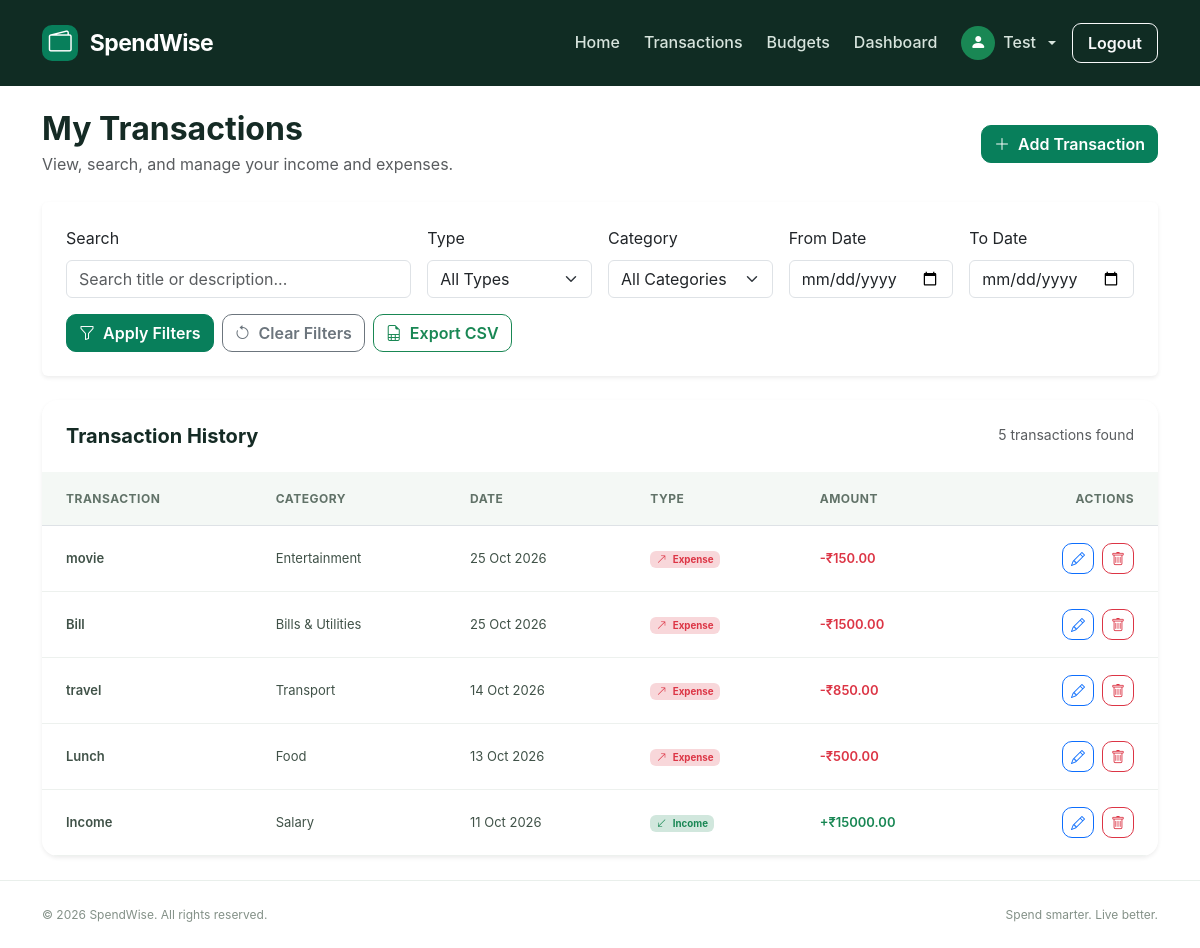
Page /transactions/ (signed in) on the earlier database version.
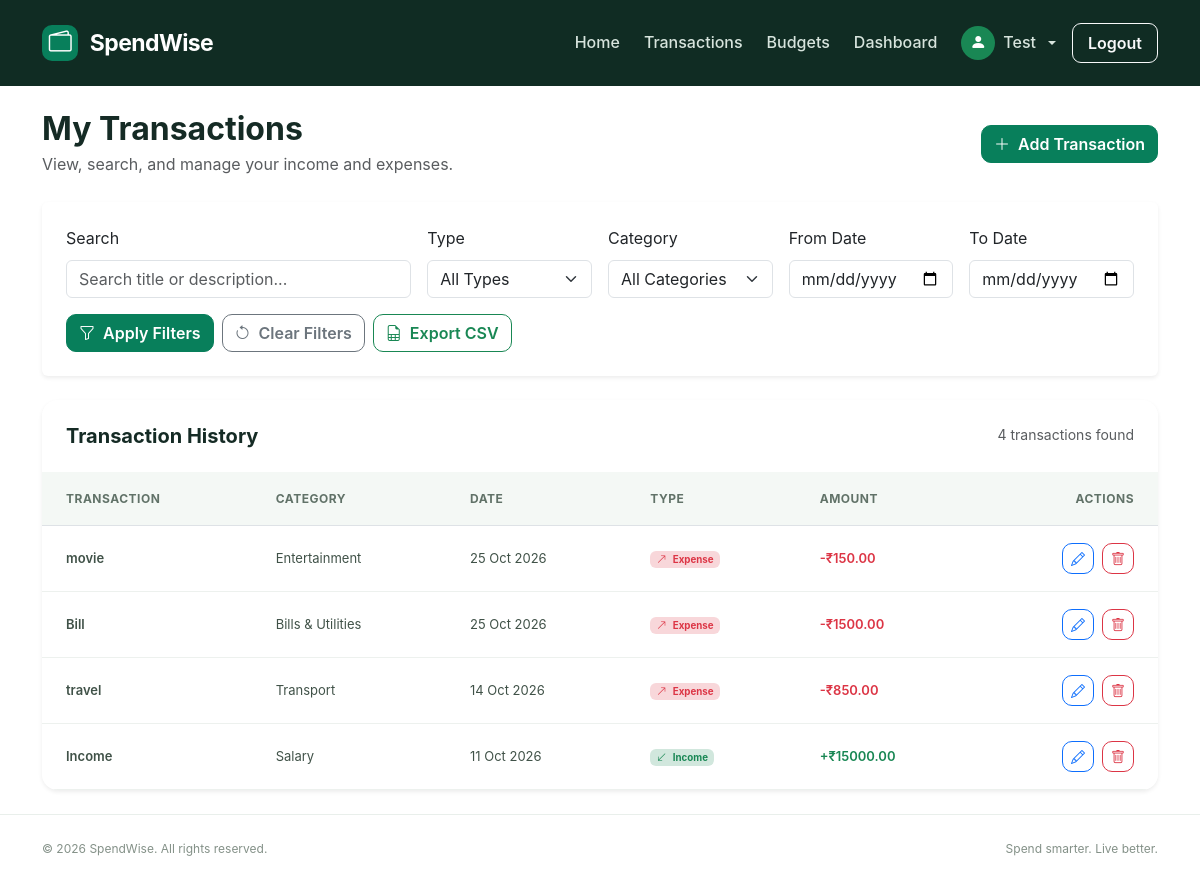
Same page on the later database version.
### transactions/models.py (models this page shows, shortened)
class Transaction(models.Model):
    TRANSACTION_TYPES = [
        ('income', 'Income'),
        ('expense', 'Expense'),
    ]
    STATUS_CHOICES = [
        ('planned', 'Planned'),
        ('completed', 'Completed'),
    ]
    status = models.CharField(
        max_length=10,
        choices=STATUS_CHOICES,
        default='completed',
    )
    CATEGORY_CHOICES = [
        ('salary', 'Salary'),
        ('food', 'Food'),
        ('transport', 'Transport'),
        ('shopping', 'Shopping'),
        ('bills', 'Bills & Utilities'),
        ('health', 'Health'),
        ('education', 'Education'),
        ('entertainment', 'Entertainment'),
        ('grocery','Grocery'),
        ('other', 'Other'),
    ]
    user = models.ForeignKey(
        User,
        on_delete=models.CASCADE,
        related_name='transactions'
    )
    title = models.CharField(max_length=100)
    amount = models.DecimalField(
        max_digits=12,
        decimal_places=2,
        validators=[MinValueValidator(0.01)]
    )
    transaction_type = models.CharField(
        max_length=10,
        choices=TRANSACTION_TYPES
    )
    category = models.CharField(
        max_length=20,
        choices=CATEGORY_CHOICES,
        default='other'
    )
    date = models.DateField()
    description = models.TextField(blank=True)
    created_at = models.DateTimeField(auto_now_add=True)
    updated_at = models.DateTimeField(auto_now=True)
    class Meta:
        ordering = ['-date', '-created_at']

### transactions/views.py (the view)
# urls.py: path('', views.transaction_list, name='transaction_list'),
@login_required
def transaction_list(request):
    transactions = Transaction.objects.filter(
        user=request.user,
        status='completed'
    ).order_by('-date', '-created_at')
    search_query = request.GET.get('q', '').strip()
    transaction_type = request.GET.get('type', '').strip()
    category = request.GET.get('category', '').strip()
    start_date = request.GET.get('start_date', '').strip()
    end_date = request.GET.get('end_date', '').strip()
    if search_query:
        transactions = transactions.filter(
            Q(title__icontains=search_query) |
            Q(description__icontains=search_query)
        )
    if transaction_type in ('income', 'expense'):
        transactions = transactions.filter(
            transaction_type=transaction_type
        )
    valid_categories = {
        value for value, label
        in Transaction._meta.get_field('category').choices
    }
    if category in valid_categories:
        transactions = transactions.filter(
            category=category
        )
    if start_date:
        transactions = transactions.filter(
            date__gte=start_date
        )
    if end_date:
        transactions = transactions.filter(
            date__lte=end_date
        )
    paginator = Paginator(transactions, 5)
    page_obj = paginator.get_page(request.GET.get('page'))
    context = {
        'transactions': page_obj.object_list,
        'page_obj': page_obj,
        'search_query': search_query,
        'selected_type': transaction_type,
        'selected_category': category,
        'start_date': start_date,
        'end_date': end_date,
        'category_choices': Transaction._meta.get_field(
            'category'
        ).choices,
    }
    return render(
        request,
        'transactions/transaction_list.html',
        context
    )

### templates/transactions/transaction_list.html (shortened to what the changed rows need)
{% extends 'base.html' %}
{% load static %}
{% block content %}
<div class="container py-4">
    <div class="d-flex flex-wrap justify-content-between align-items-center gap-3 mb-4">
        <div>
            <h2 class="section-heading mb-1">My Transactions</h2>
        </div>
    </div>
    <div class="card transaction-table-card border-0 shadow-sm">
        <div class="card-header bg-white border-0 p-4">
            <div class="d-flex flex-wrap justify-content-between align-items-center gap-2">
                <h5 class="mb-0">Transaction History</h5>
                <span class="text-muted small">
                    {{ page_obj.paginator.count }}
                    transaction{{ page_obj.paginator.count|pluralize }}
                    found
                </span>
            </div>
        </div>
        <div class="card-body p-0">
            {% if transactions %}
                <div class="table-responsive">
                    <table class="table align-middle mb-0">
                        <thead>
                            <tr>
                                <th class="ps-4">Transaction</th>
                                <th>Category</th>
                                <th>Date</th>
                                <th>Type</th>
                                <th>Amount</th>
                                <th class="text-end pe-4">Actions</th>
                            </tr>
                        </thead>
                        <tbody>
                            {% for transaction in transactions %}
                                <tr>
                                    <td class="ps-4">
                                        <div class="fw-semibold">
                                            {{ transaction.title }}
                                        </div>
                                    </td>
                                    <td>
                                        {{ transaction.get_category_display }}
                                    </td>
                                    <td>
                                        {{ transaction.date|date:"d M Y" }}
                                    </td>
                                    <td>
                                        {% if transaction.transaction_type == 'income' %}
                                            <span class="badge bg-success-subtle text-success">
                                                <i class="bi bi-arrow-down-left me-1"></i>
                                                Income
                                            </span>
                                        {% else %}
                                            <span class="badge bg-danger-subtle text-danger">
                                                <i class="bi bi-arrow-up-right me-1"></i>
                                                Expense
                                            </span>
                                        {% endif %}
                                    </td>
                                    <td>
                                        <span class="fw-semibold {% if transaction.transaction_type == 'income' %}text-success{% else %}text-danger{% endif %}">
                                            {% if transaction.transaction_type == 'income' %}+{% else %}-{% endif %}₹{{ transaction.amount|floatformat:2 }}
                                        </span>
                                    </td>
                                    <td class="text-end pe-4">
                                        <div class="d-inline-flex gap-2">
                                            <a href="{% url 'edit_transaction' transaction.pk %}"
                                               class="btn btn-sm btn-outline-primary"
                                               title="Edit transaction"
                                               aria-label="Edit {{ transaction.title }}">
                                                <i class="bi bi-pencil"></i>
                                            </a>
                                            <a href="{% url 'delete_transaction' transaction.pk %}"
                                               class="btn btn-sm btn-outline-danger"
                                               title="Delete transaction"
                                               aria-label="Delete {{ transaction.title }}">
                                                <i class="bi bi-trash"></i>
                                            </a>
                                        </div>
                                    </td>
                                </tr>
                            {% endfor %}
                        </tbody>
                    </table>
                </div>
            {% endif %}
        </div>
    </div>
</div>
{% endblock %}

Differences in the rows shown:
removed Transaction: transaction_type "expense" (drawn)
Other differences:
{{ page_obj.paginator.count }}: "5" → "4"
